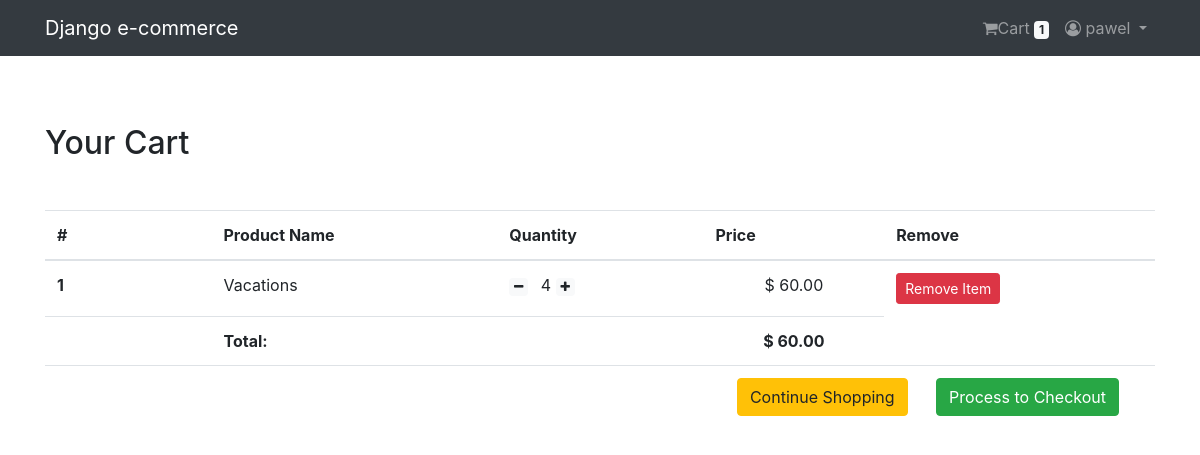
Page /shop/cart/ (signed in) on the committed database.
### Login_API/models.py (models this page shows, shortened)
class User(AbstractBaseUser, PermissionsMixin):
    email = models.EmailField(unique = True, null = False)
    is_staff = models.BooleanField(
        ugettext_lazy('Staff Status'),
        default = False,
        help_text = ugettext_lazy('Decides if the user is authorized to log in')
    )
    is_active = models.BooleanField(
        ugettext_lazy('Active'),
        default = True,
        help_text = ugettext_lazy('Decides if the user is active')
    )
    USERNAME_FIELD = 'email'
    objects = MyUserManager()

class Profile(models.Model):
    user = models.OneToOneField(User, on_delete = models.CASCADE, related_name = 'profile')
    username = models.CharField(max_length = 255, null = True, blank = True)
    full_name = models.CharField(max_length = 255, null = True, blank = True)
    address = models.TextField(max_length = 300, null = True, blank = True)
    city = models.CharField(max_length = 86, null = True, blank = True)
    zipcode = models.CharField(max_length = 6, null = True, blank = True)
    country = models.CharField(max_length = 60, null = True, blank = True)
    phone = models.CharField(max_length = 10, null = True, blank = True)
    date_joined = models.DateTimeField(auto_now_add = True)

### Order_API/models.py (models this page shows, shortened)
class Order(models.Model):
    orderitems = models.ManyToManyField(Cart)
    user = models.ForeignKey(settings.AUTH_USER_MODEL, on_delete = models.CASCADE)
    ordered = models.BooleanField(default = False)
    created = models.DateTimeField(auto_now_add = True)
    payment_id = models.CharField(max_length = 255, blank = True, null = True)
    order_id = models.CharField(max_length = 255, blank = True, null = True)
    def get_totals(self):
        total = 0
        for order_item in self.orderitems.all():
            total += float(order_item.get_total())
        return total

class Cart(models.Model):
    user = models.ForeignKey(settings.AUTH_USER_MODEL, on_delete = models.CASCADE, related_name = 'cart')
    item = models.ForeignKey(Product, on_delete = models.CASCADE)
    quantity = models.IntegerField(default = 1)
    purchased = models.BooleanField(default = False)
    created = models.DateTimeField(auto_now_add = True)
    updated = models.DateTimeField(auto_now = True)
    def get_total(self):
        total = self.item.price * self.quantity
        float_total = format(total, '0.2f')
        return float_total

### Shop_API/models.py (models this page shows, shortened)
class Product(models.Model):
    mainimage = models.ImageField(upload_to = 'Product')
    name = models.CharField(max_length = 255)
    category = models.ForeignKey(
        Category,
        on_delete = models.CASCADE,
        related_name = 'category'
    )
    preview_text = models.TextField(max_length = 200, verbose_name = 'Preview Text')
    details_text = models.TextField(max_length = 1000, verbose_name = 'Description')
    price = models.FloatField()
    old_price = models.FloatField(default = 0.00)
    created_time = models.DateTimeField(auto_now_add = True)
    class Meta:
        ordering = ['-created_time',]

### Order_API/views.py (the view)
# urls.py: path('cart/', views.cart_view, name = 'cart'),
@login_required
def cart_view(request):
    carts = Cart.objects.filter(user = request.user, purchased = False)
    orders = Order.objects.filter(user = request.user, ordered = False)
    if carts.exists() and orders.exists():
        order = orders[0]
        return render(request, 'Order_API/cart.html', context = {'carts' : carts, 'order' : order})
    else:
        messages.warning(request, "You don't have any item in your cart")
        return redirect('Shop_API:home')

### Order_API/templatetags/cart_tag.py (called while the page is built)
@register.filter
def cart_total(user):
    order = Order.objects.filter(user = user, ordered = False)
    if order.exists():
        return order[0].orderitems.count()
    else:
        return 0

### templates/Order_API/cart.html
{% extends 'base.html' %}
{% block body_block %}
<div class="containter my-5">
  <div class="my-5">
    <h2>Your Cart</h2>
  </div>
  <table class="table table-hover">
    <thead>
      <tr>
        <th scope="col" width="15%">#</th>
        <th scope="col">Product Name</th>
        <th scope="col">Quantity</th>
        <th scope="col" align="right">Price</th>
        <th scope="col">Remove</th>
      </tr>
    </thead>
    <tbody>
      {% for cart in carts %}
      <tr>
        <th scope="row">{{ forloop.counter }}</th>
        <td>{{ cart.item.name }}</td>
        <td>
          <a class="mr-2" href="{% url 'Order_API:decrease' pk=cart.item.pk %}"><span class="badge badge-light">
            <i class="fa fa-minus" aria-hidden="true"></i></span></a>
          {{ cart.quantity }}
          <a class="mr-2" href="{% url 'Order_API:increase' pk=cart.item.pk %}"><span class="badge badge-light">
            <i class="fa fa-plus" aria-hidden="true"></i></span></a>
        </td>
        <td align="center">$ {{ cart.get_total }}</td>
        <td><a href="{% url 'Order_API:remove' pk=cart.item.pk %}" class="btn btn-danger btn-sm">Remove Item</a></td>
      </tr>
      {% endfor %}
      <tr>
        <th scope="row"></th>
        <td colspan="2"><b>Total:</b></td>
        <td align="center"><b>$ {{ order.get_totals|floatformat:2 }}</b></td>
      </tr>
      <tr>
        <th scope="row"></th>
        <td colspan="4" class="text-right">
          <a href="{$ url 'Shop_API:home' $}" class="btn btn-warning mr-4">Continue Shopping</a>
          <a href="{% url 'Paypent_API:checkout' %}" class="btn btn-success mr-4">Process to Checkout</a>
        </td>
      </tr>
    </tbody>
  </table>
</div>
{% endblock %}

### templates/navbar.html (shortened to what this page needs)
{% load cart_tag %}
<nav class="navbar navbar-expand-lg navbar-dark bg-dark">
  <div class="container">
    <a class="navbar-brand" href="{% url 'Shop_API:home' %}">Django e-commerce</a>
    <div class="collapse navbar-collapse" id="navbarNav">
      <ul class="navbar-nav ml-auto">
        {% if request.user.is_authenticated %}
        <li class="nav-item" style="color: white;">
          <a class="nav-link" href="{% url 'Order_API:cart' %}"><i class="fa fa-shopping-cart" aria-hidden="true"></i>Cart
            <span class="badge badge-light">{{ request.user|cart_total }}</span>
          </a>
        </li>
        <li class="nav-item dropdown" style="color: white;">
          <a class="nav-link dropdown-toggle" href="#" id="navbarDropdown" role="button" data-toggle="dropdown" aria-hashpopup="true" aria-expanded="false">
            <i class="fa fa-user-circle-o"></i> {{ request.user.profile.username }}
          </a>
        </li>
        {% else %}
        <li class="nav-item">
          <a href="{% url 'Login_API:login' %}" class="btn btn-info btn-sm">Log In</a>
          <a href="{% url 'Login_API:signup' %}" class="btn btn-info btn-sm">Sign Up</a>
        </li>
        {% endif %}
      </ul>
    </div>
  </div>
</nav>

### rows in the picture
User: user|cart_total "1", user.profile.username "pawel"
Cart: item.name "Vacations", quantity "4", get_total "60.00"
Order: get_totals "60.00"
